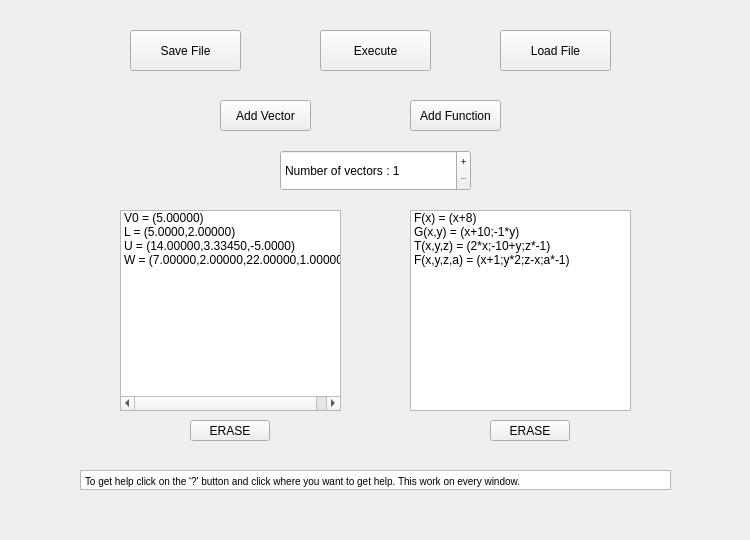
<?xml version="1.0" encoding="UTF-8"?>
<ui version="4.0">
 <class>MainWindow</class>
 <widget class="QMainWindow" name="MainWindow">
  <property name="geometry">
   <rect>
    <x>0</x>
    <y>0</y>
    <width>750</width>
    <height>540</height>
   </rect>
  </property>
  <property name="sizePolicy">
   <sizepolicy hsizetype="Fixed" vsizetype="Fixed">
    <horstretch>0</horstretch>
    <verstretch>0</verstretch>
   </sizepolicy>
  </property>
  <property name="minimumSize">
   <size>
    <width>750</width>
    <height>540</height>
   </size>
  </property>
  <property name="maximumSize">
   <size>
    <width>750</width>
    <height>540</height>
   </size>
  </property>
  <property name="windowTitle">
   <string>Gestion d'Evalutation Vectorielle</string>
  </property>
  <property name="whatsThis">
   <string>&lt;html&gt;&lt;head/&gt;&lt;body&gt;&lt;p&gt;You can add vector with the add vector button same for the add function.&lt;/p&gt;&lt;p&gt;To get the trajectory, the statistics and the list of vector you have to select one vector in the list of the same name and one function in the list of the same name and then click on execute.&lt;/p&gt;&lt;p&gt;To load a file just click on load file.&lt;/p&gt;&lt;p&gt;To save something do the same as for the execute button but at the end click on save file.&lt;/p&gt;&lt;/body&gt;&lt;/html&gt;</string>
  </property>
  <widget class="QWidget" name="centralwidget">
   <property name="sizePolicy">
    <sizepolicy hsizetype="Fixed" vsizetype="Fixed">
     <horstretch>0</horstretch>
     <verstretch>0</verstretch>
    </sizepolicy>
   </property>
   <widget class="QListWidget" name="listWidget_vect">
    <property name="geometry">
     <rect>
      <x>120</x>
      <y>210</y>
      <width>221</width>
      <height>201</height>
     </rect>
    </property>
    <item>
     <property name="text">
      <string>V0 = (5.00000)</string>
     </property>
    </item>
    <item>
     <property name="text">
      <string>L = (5.0000,2.00000)</string>
     </property>
    </item>
    <item>
     <property name="text">
      <string>U = (14.00000,3.33450,-5.0000)</string>
     </property>
    </item>
    <item>
     <property name="text">
      <string>W = (7.00000,2.00000,22.00000,1.00000)</string>
     </property>
    </item>
   </widget>
   <widget class="QPushButton" name="Button_excute">
    <property name="geometry">
     <rect>
      <x>320</x>
      <y>30</y>
      <width>111</width>
      <height>41</height>
     </rect>
    </property>
    <property name="whatsThis">
     <string>&lt;html&gt;&lt;head/&gt;&lt;body&gt;&lt;p&gt;To dispay the list of vectors, the trajectory and the statictics.&lt;/p&gt;&lt;p&gt;&lt;br/&gt;&lt;/p&gt;&lt;p&gt;Please select one vector and one funtion.&lt;/p&gt;&lt;/body&gt;&lt;/html&gt;</string>
    </property>
    <property name="text">
     <string>Execute</string>
    </property>
   </widget>
   <widget class="QListWidget" name="listWidget_funct">
    <property name="geometry">
     <rect>
      <x>410</x>
      <y>210</y>
      <width>221</width>
      <height>201</height>
     </rect>
    </property>
    <item>
     <property name="text">
      <string>F(x) = (x+8)</string>
     </property>
    </item>
    <item>
     <property name="text">
      <string>G(x,y) = (x+10;-1*y)</string>
     </property>
    </item>
    <item>
     <property name="text">
      <string>T(x,y,z) = (2*x;-10+y;z*-1)</string>
     </property>
    </item>
    <item>
     <property name="text">
      <string>F(x,y,z,a) = (x+1;y*2;z-x;a*-1)</string>
     </property>
    </item>
   </widget>
   <widget class="QPushButton" name="Button_erase_vect">
    <property name="geometry">
     <rect>
      <x>190</x>
      <y>420</y>
      <width>80</width>
      <height>21</height>
     </rect>
    </property>
    <property name="text">
     <string>ERASE</string>
    </property>
   </widget>
   <widget class="QSpinBox" name="SpinBox_nbr_vect">
    <property name="geometry">
     <rect>
      <x>280</x>
      <y>150</y>
      <width>191</width>
      <height>41</height>
     </rect>
    </property>
    <property name="whatsThis">
     <string>&lt;html&gt;&lt;head/&gt;&lt;body&gt;&lt;p&gt;How many vector do you want to be calculat.&lt;/p&gt;&lt;/body&gt;&lt;/html&gt;</string>
    </property>
    <property name="buttonSymbols">
     <enum>QAbstractSpinBox::PlusMinus</enum>
    </property>
    <property name="prefix">
     <string>Number of vectors : </string>
    </property>
    <property name="minimum">
     <number>1</number>
    </property>
    <property name="maximum">
     <number>1000</number>
    </property>
   </widget>
   <widget class="QPushButton" name="Button_addfunct">
    <property name="geometry">
     <rect>
      <x>410</x>
      <y>100</y>
      <width>91</width>
      <height>31</height>
     </rect>
    </property>
    <property name="whatsThis">
     <string>&lt;html&gt;&lt;head/&gt;&lt;body&gt;&lt;p&gt;Add function&lt;/p&gt;&lt;/body&gt;&lt;/html&gt;</string>
    </property>
    <property name="text">
     <string>Add Function</string>
    </property>
   </widget>
   <widget class="QPushButton" name="Button_addvect">
    <property name="geometry">
     <rect>
      <x>220</x>
      <y>100</y>
      <width>91</width>
      <height>31</height>
     </rect>
    </property>
    <property name="whatsThis">
     <string>&lt;html&gt;&lt;head/&gt;&lt;body&gt;&lt;p&gt;Add vector&lt;/p&gt;&lt;/body&gt;&lt;/html&gt;</string>
    </property>
    <property name="text">
     <string>Add Vector</string>
    </property>
   </widget>
   <widget class="QPushButton" name="Button_load">
    <property name="geometry">
     <rect>
      <x>500</x>
      <y>30</y>
      <width>111</width>
      <height>41</height>
     </rect>
    </property>
    <property name="whatsThis">
     <string>&lt;html&gt;&lt;head/&gt;&lt;body&gt;&lt;p&gt;Load file &lt;/p&gt;&lt;p&gt;&lt;br/&gt;&lt;/p&gt;&lt;p&gt;The initial vector will be add in the left list&lt;/p&gt;&lt;p&gt;The function will be add in the right list&lt;/p&gt;&lt;/body&gt;&lt;/html&gt;</string>
    </property>
    <property name="text">
     <string>Load File</string>
    </property>
   </widget>
   <widget class="QPushButton" name="Button_erase_funct">
    <property name="geometry">
     <rect>
      <x>490</x>
      <y>420</y>
      <width>80</width>
      <height>21</height>
     </rect>
    </property>
    <property name="text">
     <string>ERASE</string>
    </property>
   </widget>
   <widget class="QPushButton" name="Button_save">
    <property name="geometry">
     <rect>
      <x>130</x>
      <y>30</y>
      <width>111</width>
      <height>41</height>
     </rect>
    </property>
    <property name="whatsThis">
     <string>&lt;html&gt;&lt;head/&gt;&lt;body&gt;&lt;p&gt;To save the list of vectors, the trajectory and the statictics.&lt;/p&gt;&lt;p&gt;&lt;br/&gt;&lt;/p&gt;&lt;p&gt;Please select one vecteur and on function.&lt;/p&gt;&lt;/body&gt;&lt;/html&gt;</string>
    </property>
    <property name="text">
     <string>Save File</string>
    </property>
   </widget>
   <widget class="QTextBrowser" name="textBrowser">
    <property name="geometry">
     <rect>
      <x>80</x>
      <y>470</y>
      <width>591</width>
      <height>20</height>
     </rect>
    </property>
    <property name="verticalScrollBarPolicy">
     <enum>Qt::ScrollBarAlwaysOff</enum>
    </property>
    <property name="horizontalScrollBarPolicy">
     <enum>Qt::ScrollBarAlwaysOff</enum>
    </property>
    <property name="html">
     <string>&lt;!DOCTYPE HTML PUBLIC &quot;-//W3C//DTD HTML 4.0//EN&quot; &quot;http://www.w3.org/TR/REC-html40/strict.dtd&quot;&gt;
&lt;html&gt;&lt;head&gt;&lt;meta name=&quot;qrichtext&quot; content=&quot;1&quot; /&gt;&lt;style type=&quot;text/css&quot;&gt;
p, li { white-space: pre-wrap; }
&lt;/style&gt;&lt;/head&gt;&lt;body style=&quot; font-family:'MS Shell Dlg 2'; font-size:7.8pt; font-weight:400; font-style:normal;&quot;&gt;
&lt;p style=&quot; margin-top:0px; margin-bottom:0px; margin-left:0px; margin-right:0px; -qt-block-indent:0; text-indent:0px;&quot;&gt;To get help click on the '?' button and click where you want to get help. This work on every window.&lt;/p&gt;&lt;/body&gt;&lt;/html&gt;</string>
    </property>
   </widget>
  </widget>
 </widget>
 <resources/>
 <connections/>
</ui>
